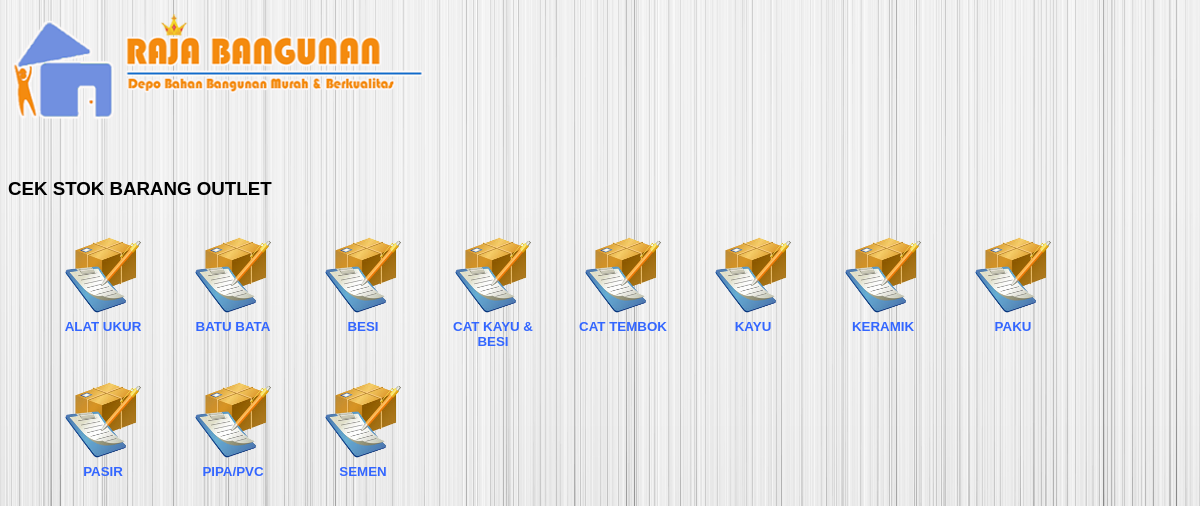
The app's page /outlet/cek_stok/cek_stok.php?tb=outlet (signed in) with its own data.
### tables this page shows
CREATE TABLE IF NOT EXISTS `jenis_barang` (
  `id_jenis` varchar(10) NOT NULL,
  `nm_jenis` varchar(30) NOT NULL,
  PRIMARY KEY (`id_jenis`)
);

### outlet/cek_stok/cek_stok.php (the view, shortened to what this page needs)
<?php
$tb=$_GET['tb'];
$sql_jenis=mysql_query("SELECT jenis_barang.* FROM jenis_barang ORDER BY nm_jenis ASC");
?>
<!DOCTYPE html PUBLIC "-//W3C//DTD XHTML 1.0 Transitional//EN" "http://www.w3.org/TR/xhtml1/DTD/xhtml1-transitional.dtd">
<html xmlns="http://www.w3.org/1999/xhtml">
<head>
<link href="../../mycss/hormenu.css" rel="stylesheet" type="text/css" />
</head>
<body>
<div id="container">
<div id="header">
  <img src="../../mycss/images/logo.png" width="490" height="120" /></div>
<h3 style="text-transform:uppercase">CEK STOK BARANG <?php echo $tb;?></h3>
  <div id="menu">
 <?php
 while($rows_jenis=mysql_fetch_array($sql_jenis)){
	 $id_jenis=$rows_jenis['id_jenis'];
	 $nm_jenis=$rows_jenis['nm_jenis'];
 ?>
  	<span id="icon">
    <a href="tampil_stok.php?id_jenis=<?php echo $id_jenis; ?>&tb=<?php echo $tb; ?>">
    <img src="../../mycss/images/order.png" width="80" height="80" vspace="5" /><br />
    <?php echo $nm_jenis; ?></a>
    </span>
<?php } ?>
  </div>
</div>
</body>
</html>

### mycss/hormenu.css (style rules this page uses)
#container { height: 100%; width: 100%; }
#header { margin-bottom: 50px; }
#menu { height: 470px; padding-left: 30px; padding-right: 30px; }
#icon { margin: 10px; float: left; height: 125px; width: 110px; border: thin none #CCC; text-align: center; }
body { background-image: url(images/bg.jpg); font-family: Arial, Helvetica, sans-serif; }
a { color: #36F; text-decoration: none; font-size: 10pt; font-weight: bold; }

### records on screen
jenis_barang: nm_jenis "ALAT UKUR"
jenis_barang: nm_jenis "BATU BATA"
jenis_barang: nm_jenis "BESI"
jenis_barang: nm_jenis "CAT KAYU & BESI"
jenis_barang: nm_jenis "CAT TEMBOK"
jenis_barang: nm_jenis "KAYU"
jenis_barang: nm_jenis "KERAMIK"
jenis_barang: nm_jenis "PAKU"
jenis_barang: nm_jenis "PASIR"
jenis_barang: nm_jenis "PIPA/PVC"
jenis_barang: nm_jenis "SEMEN"

### other values on screen
$tb "OUTLET"
